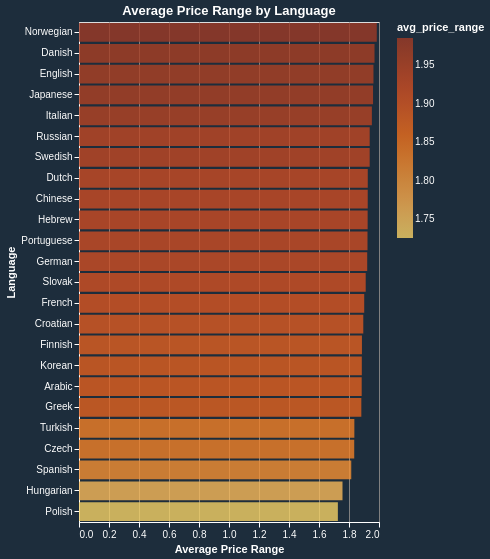

Vega-Lite specification stored for this chart:
### Vega-Lite specification from a JSON file in a GitHub repository (floating-point values rounded to 4 significant figures)
{"config": {"background": "#1d2d3c", "title": {"color": "white"}, "axis": {"domainColor": "white", "gridColor": "gray", "tickColor": "white", "titleColor": "white", "labelColor": "white"}, "legend": {"labelColor": "white", "titleColor": "white"}}, "data": {"name": "data-6e9c74186e06b6dac608085ce72c07e2"}, "mark": {"type": "bar", "opacity": 0.8}, "encoding": {"color": {"field": "avg_price_range", "scale": {"scheme": "goldorange"}, "type": "quantitative"}, "tooltip": [{"field": "avg_price_range", "type": "quantitative"}, {"field": "count_reviews", "type": "quantitative"}], "x": {"field": "avg_price_range", "title": "Average Price Range", "type": "quantitative"}, "y": {"field": "language", "sort": "-x", "title": "Language", "type": "nominal"}}, "height": 500, "title": "Average Price Range by Language", "width": "container", "$schema": "https://vega.github.io/schema/vega-lite/v5.17.0.json", "datasets": {"data-6e9c74186e06b6dac608085ce72c07e2": [{"Unnamed: 0": 45, "langid": "no", "avg_price_range": 1.985, "count_reviews": 1286, "language": "Norwegian"}, {"Unnamed: 0": 11, "langid": "da", "avg_price_range": 1.97, "count_reviews": 1508, "language": "Danish"}, {"Unnamed: 0": 14, "langid": "en", "avg_price_range": 1.963, "count_reviews": 106765, "language": "English"}, {"Unnamed: 0": 31, "langid": "ja", "avg_price_range": 1.96, "count_reviews": 856, "language": "Japanese"}, {"Unnamed: 0": 30, "langid": "it", "avg_price_range": 1.953, "count_reviews": 322593, "language": "Italian"}, {"Unnamed: 0": 51, "langid": "ru", "avg_price_range": 1.938, "count_reviews": 4051, "language": "Russian"}, {"Unnamed: 0": 57, "langid": "sv", "avg_price_range": 1.938, "count_reviews": 1563, "language": "Swedish"}, {"Unnamed: 0": 43, "langid": "nl", "avg_price_range": 1.925, "count_reviews": 4902, "language": "Dutch"}, {"Unnamed: 0": 66, "langid": "zh", "avg_price_range": 1.925, "count_reviews": 466, "language": "Chinese"}, {"Unnamed: 0": 23, "langid": "he", "avg_price_range": 1.924, "count_reviews": 608, "language": "Hebrew"}, {"Unnamed: 0": 48, "langid": "pt", "avg_price_range": 1.923, "count_reviews": 6943, "language": "Portuguese"}, {"Unnamed: 0": 12, "langid": "de", "avg_price_range": 1.921, "count_reviews": 9154, "language": "German"}, {"Unnamed: 0": 53, "langid": "sk", "avg_price_range": 1.911, "count_reviews": 79, "language": "Slovak"}, {"Unnamed: 0": 21, "langid": "fr", "avg_price_range": 1.901, "count_reviews": 34331, "language": "French"}, {"Unnamed: 0": 24, "langid": "hr", "avg_price_range": 1.895, "count_reviews": 86, "language": "Croatian"}, {"Unnamed: 0": 20, "langid": "fi", "avg_price_range": 1.886, "count_reviews": 211, "language": "Finnish"}, {"Unnamed: 0": 35, "langid": "ko", "avg_price_range": 1.885, "count_reviews": 384, "language": "Korean"}, {"Unnamed: 0": 3, "langid": "ar", "avg_price_range": 1.885, "count_reviews": 78, "language": "Arabic"}, {"Unnamed: 0": 13, "langid": "el", "avg_price_range": 1.882, "count_reviews": 1588, "language": "Greek"}, {"Unnamed: 0": 61, "langid": "tr", "avg_price_range": 1.836, "count_reviews": 554, "language": "Turkish"}, {"Unnamed: 0": 10, "langid": "cs", "avg_price_range": 1.835, "count_reviews": 212, "language": "Czech"}, {"Unnamed: 0": 16, "langid": "es", "avg_price_range": 1.815, "count_reviews": 24452, "language": "Spanish"}, {"Unnamed: 0": 26, "langid": "hu", "avg_price_range": 1.757, "count_reviews": 300, "language": "Hungarian"}, {"Unnamed: 0": 47, "langid": "pl", "avg_price_range": 1.726, "count_reviews": 1375, "language": "Polish"}]}}
